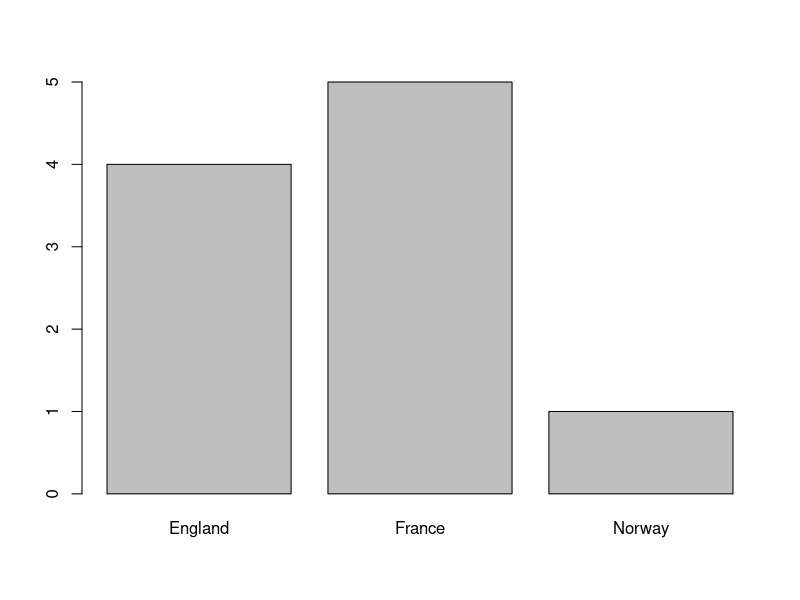
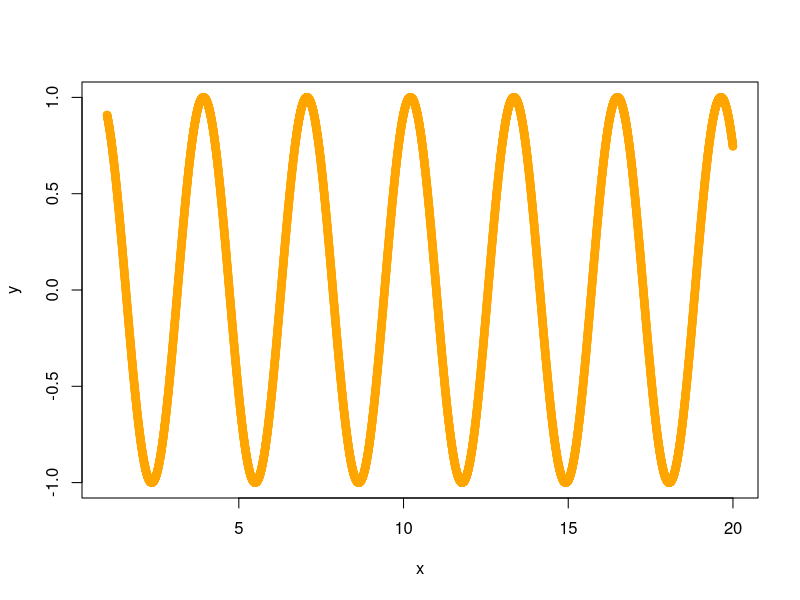
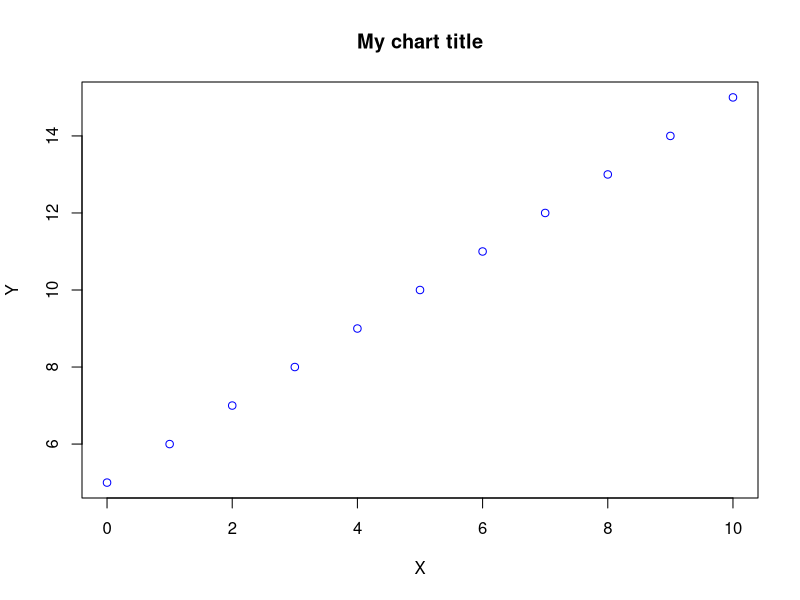
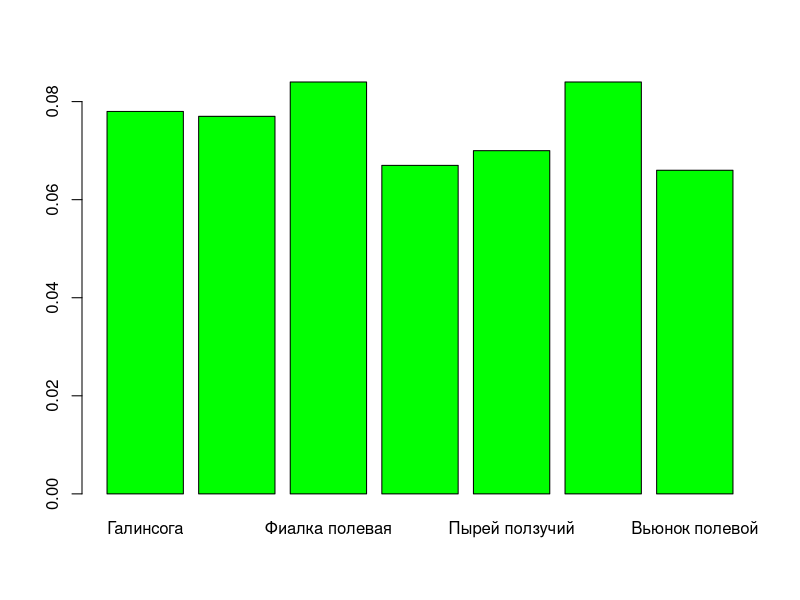
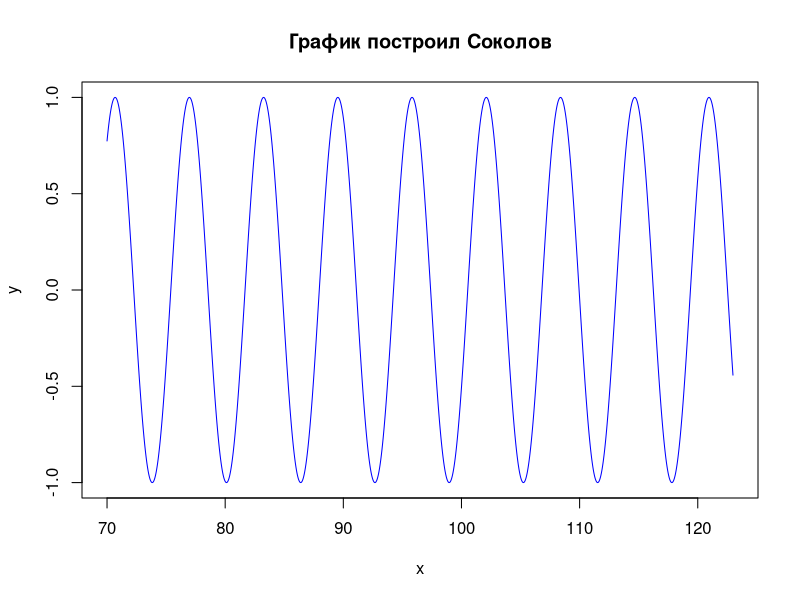
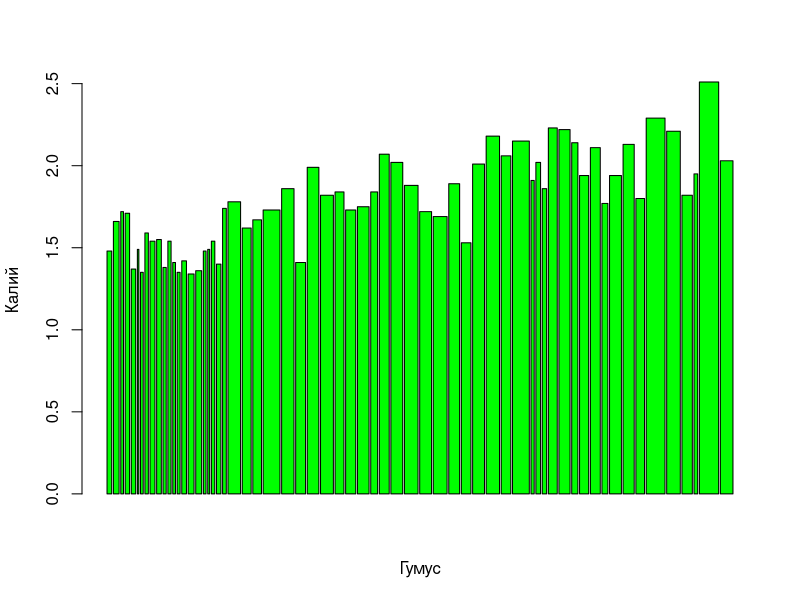
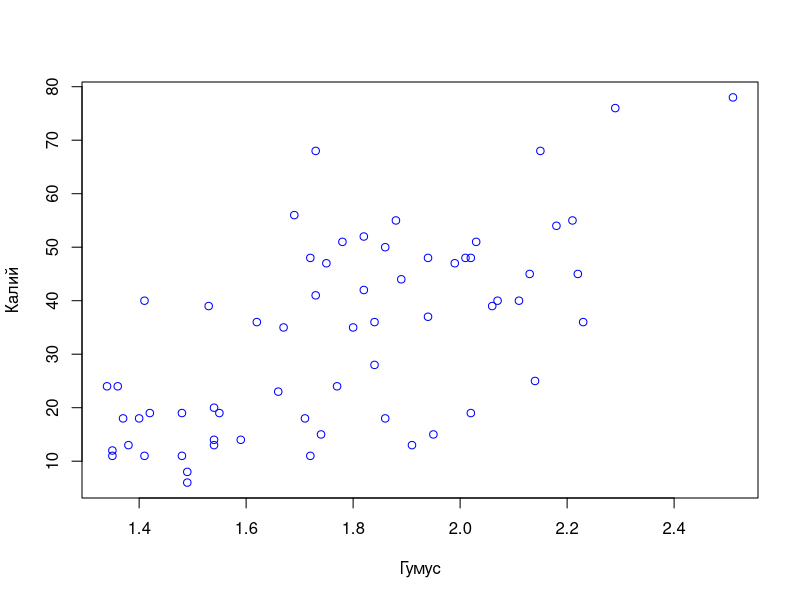

Write R code to recreate these figures, in order.
# R как калькулятор.
# Отчет студента Соколова вариант 10
# Теория 1.1
7+2
20+4/5-11*7^2
((((8+3)/5)-5)*8)^4
log2(12345678)-1
16/(1+208)*log(2345)

# Задание 1.1
# Стоимость поездки в Казахстан
(150+70*6)*80 + 26167.18

# Создание векторов
# Отчет студента Соколова вариант 10
# Теория 1.2
x<-2
y= 6
assign ("z",5)
z
# Создание векторов
c(1,2,3)
#Создание последовательности
1:10
#Команда seq (начало, конец, шаг)
seq (from=1, to=8, by=2)
seq (1,10,2)
#Объединение нескольких векторов
x=c(1,2,3)
x
x=c(x,1:3); x
#Повторы
z=rep(0.5,6); z
#Типы векторов:
char<-c("8","edge","turn8k")
logic<-c(TRUE,FALSE,TRUE,FALSE)  
#Приведение типов Char->integer->Logic.
f = c(char, logic) #logic преобразовался в char
f
#В векторе хранятся данные одного типа
test3 = c(1, TRUE, "three")
test3

# Задание 1.2
#С помощью функции seq (начало, конец, шаг) создайте
#последовательность для своего варианта и запишите
# ее в переменную p.
p = seq(60, 200, 6)
p
#Создайте новую переменную р1, в которой последовательность р
#повторяется несколько раз
p1 = rep(p,4)
p1
#С помощью команды с составьте простую фразу по-английски из 3-4
#слов вашего варианта
FirstPhrase = c("Can", "you", "please")
SecondPhrase = c("do", "the", "dishes", "?")
FullPhrase = c(FirstPhrase, SecondPhrase)
FullPhrase

#3. Операции с векторами
# Отчет студента Соколова вариант 10
# Теория 1.3
a=(1:10) # 1  2  3  4  5  6  7  8  9 10
a
a+2      # 3  4  5  6  7  8  9 10 11 12
a/3      # 0.33 0.66 1.00 1.33 1.66 2.00 2.33 2.66 3.0 3.33
a*4      # 4  8 12 16 20 24 28 32 36 40
b= 2:11
a+b      # 3  5  7  9 11 13 15 17 19 21

# «Правило повтора векторов». При сложении,делении, вычитании, 
# умножении, сравнении векторов разной длины:
# более короткий вектор повторяется с начала.
# Если длины векторов не будут кратны, то об этом будет предупреждение.
#Правило повтора векторов (Recycling Rule)
x<-c(2,4,5,3,-4,0)
x         # 2  4  5  3 -4  0
x*5       # 10  20  25  15 -20   0
y<-c(5,3)
y         # 5 3
x*y # (2  4  5  3 -4  0)*(5 3) = 10  12  25   9 -20   0
z<-c(1,2,3,4)
#x*z # длины векторов не кратны

#Измерение длины вектора
x<-c(2,4,5,3,-4,0)
length(x) #6

# Сравнение векторов
# При попытке сравнить два вектора, они будут сравниваться поэлементно.
x=c(3:7);x
y=c(6,3,7,9,11); y

x==y # FALSE FALSE FALSE FALSE FALSE
x<y  # TRUE FALSE  TRUE  TRUE  TRUE

#Получение определенного значения из вектора
sentence=c("walk","the","cat")
sentence
sentence[3]
sentence[3] = "dog"
sentence
sentence[4] = "to"

#Создание перечня элементов в векторе
sentence[5:7]=c("the","old","park")
sentence[1:9]

# Переменной x присвоены значения
x=c(0,1,2,7,10,14,3,89)
# Просмотр заданных значений вектора x
x
# Выбор 6-го значения в векторе x
x[6]
# Выбор 3-8-го значений в векторе x
x[3:8] # 2 7 10 14 3 89
# Выбор 4-го и 7-го значений в векторе x
x[c(4,7)] # 7 3
# Выбор значений вектора x без 3-ей точки
x[-3] # 0  1  7 10 14  3 89
# Выбор значений вектора x без 2го - 5го  значений
x[-(2:5)] #0 14  3 89
# Выбор значений вектора x больше 3
x[x>3]
# Выбор значений вектора x, удовлетворяющие условию: x больше 3 и меньше 70
x[x>3 & x<70]

#Соколов вариант 10

#Задание 1.3
x= c(12, 43,7,9,19, 21, 68, 21, 9, 17)
x[5]
x[2:7]
x[c(3,6)]
x[-1]
x[-(1:3)]
x[x>12]
x[x>7&x<17]

# Задание имён элементам вектора
ranks=11:13; ranks
names(ranks)=c("Lena","Olja","Irina")
ranks["Irina"]
# Можно задавать значение через имена
ranks["Lena"]=55
ranks
ranks["Lena"]
ranks["Olja"]
ranks["Irina"]


# 4. Простейшие графики
# Отчет студента Соколова вариант 10
# Теория 1.4

# График №1 
# Задаем значения вектора vessels
vessels<-c(4,5,1)
# Присваиваем имена элементам вектора
names(vessels)<-c("England","France","Norway")
# Создаем столбчатую диаграмму
barplot(vessels)

#График №2
# Задаем значения переменной x
x=seq(1,20,0.0025); x
# Задаем значения переменной y
y=sin(x/0.5)
# Строим график
plot(x,y, col= "Orange")

#График №3
# Задаем значения переменной x
x_data=c(0:10); x_data
# Задаем значения переменной y
y_data=x_data+5; y_data
# Строим график (данные,тип графика, заголовок, подписи осей, цвет точек)
plot(x_data,y_data,type = "p", main = "My chart title", xlab = "X",ylab= "Y", col="blue")

#Задание 1.4.1
# Столбчатая диаграмма обилия сорняков (доля сорняков, встретившихся на угодье (задача 1.4.1)) для видов сорняков, где pi >0,065. Подпишите столбики по-русски.
weed = c(0.005,	0.03,	0.040,	0.078,	0.077,	0.046,	0.026,	0.064,	0.010,	0.059,	0.032,	0.084,	0.067,	0.043,	0.070, 0.008,	0.035,	0.030,	0.084,	0.066,	0.019,	0.028)
names(weed) = c("cir", "equs",	"galeo", "galin",	"stell",	"sonch", "echin", "podm", 	"matr",	"chenop",	"polconv"	, "viol", "caps", "plant",	"agrop", "setar", "polavi", "gnah",	"stach",	"conv",	"aistn",	"amar")
names(weed) = c("Бодяк полевой", "Хвощ полевой",	"Пикульник", "Галинсога",	"Звездочка - мокрица",	"Осот полевой", "Ежовик куриное просо", "Подмаренник цепкий", 	"Ромашка непахучая",	"Марь белая",	"Горец вьюнковый"	, "Фиалка полевая", "Пастушья сумка", "Подорожник большой",	"Пырей ползучий", "Щетинник", "Горец птичий", "Сушеница топяная",	"Чистец болотный",	"Вьюнок полевой",	"Аистник цикутовый",	"Щирица запрокинутая")
barplot(weed[weed>0.065], col="green")

#Задание 1.4.2
x = seq(70,123,0.03)
y = sin(x)
plot(x,y, type = "l",col="blue", main = "График построил Соколов")

#5. Проверка и задание рабочей директории

#Задание 1.5

getwd()
setwd("C:/Users/Peter/Desktop/test")
getwd()
setwd("C:/ModInf/zan1")


#6 Фреймы (таблицы данных), создать фрейм, загрузить из файла и сохранить в файл
#Теория 1.6
x=5/0;x #Inf

# Задаем значения первой колонки
n=c(1.2,2.3,4.5);n

# Задаем значения второй колонки
s=c("aa","bb","cc");s

# Задаем значения третьей колонки
b=c(TRUE,FALSE,TRUE);b

#Сделаем четвертую колонку в df
newcolumn = c("Math", "Ecology", "Statistics")

# Создаем data frame
df=data.frame(n,s,b, newcolumn)
df

# Обращаемся к переменной n (к столбцу с названием "n")
df$n # 1.2 2.3 4.5
df$b # TRUE FALSE  TRUE

# Обращаемся к именам колок
names(df) #"n" "s" "b" 

# Обращаемся к именам строк
rownames(df) #"1" "2" "3" "newcolumn"


# Смотрим общую статистическую характеристику
summary(df)


#___________ Работа с файлами _________________#

# Считаем данные из файла csv в переменную pole
pole=read.table("pole123_sokolov.csv",header = TRUE, sep = " ",dec = ".") 
#sep это separator - разделитель между значениями, dec это decimal - разделитель в десятичной дроби (4,2 разделитель ",")
pole

# Через метод read.csv
data = read.csv ("pole123_sokolov.csv", header = TRUE, sep = " ", dec = ".")
data

#___________ Сохранение файлов _________________#
# между значениями разделитель " ff ", десятичные дроби разделены звёздочкой
write.table(pole, "razdelitelff.csv", sep=" ff ", dec = "*", quote=FALSE)

# Посмотрим ранее созданный табличный объект df
df
write.table(df, "df.csv", sep = "|_|", dec = ",", quote = FALSE)
write.table(df, "df___.csv", sep = "___", dec = ".", quote = FALSE)


#Задание 1.6
novob10 = read.csv ("pole123_sokolov.csv", header = TRUE,    sep = " ", dec = ".")
novob10

#Размерность (dim)
dim(novob10)
# Общая характеристика переменных (summary)
summary(novob10)
# Выведите названия столбцов (names)
names(novob10)

#Отдельно выведите каждую переменную ($)
x = novob10$Humus; x
y = novob10$K2O; y
z = novob10$Pole; z
s = novob10$A1; s

#_________________График Гумус-Калий________________________#
#Постройте график между содержанием гумуса и обменного калия.

#Столбчатая диаграмма
barplot(x,y, xlab = "Гумус", ylab = "Калий", col = "green")
#график
plot(x,y, xlab = "Гумус", ylab = "Калий", col = "blue")

novob10
write.csv(novob10, "novob.csv", quote = FALSE)
